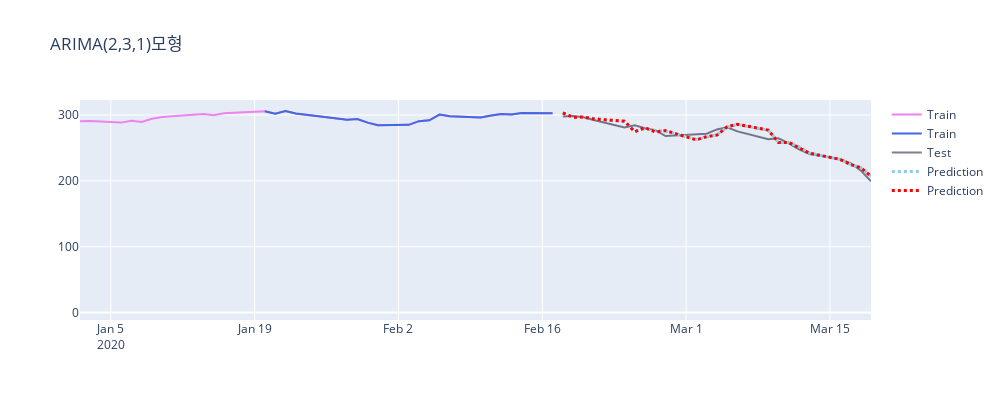

Notebook code for this chart:
### Code cell
## 1월1일부터 학습시킨 모델의 예측 결과와 1월19일부터 학습시킨 모델의 예측결과가 그래프상으로는 두드러지게 나타나지 않았다.
from plotly.subplots import make_subplots
import plotly.graph_objects as go

fig = go.Figure([
    
    # 훈련 데이터(1월 1일부터)------------------------------------------------------------
    go.Scatter(x = train_['KS200'].index, y = np.expm1(train_['KS200']), name = "Train", mode = 'lines'
              ,line=dict(color = 'violet'))
    # 훈련 데이터(1월 19일부터)-----------------------------------------------------------
    , go.Scatter(x = train['KS200'].index, y = np.expm1(train['KS200']), name = "Train", mode = 'lines'
              ,line=dict(color = 'royalblue'))
    # 테스트 데이터-----------------------------------------------------------------------
    , go.Scatter(x = target['KS200'].index, y = np.expm1(target['KS200']), name = "Test", mode = 'lines'
                ,line = dict(color = 'rgba(0,0,30,0.5)'))
    # 예측값(1월 1일 부터 학습)-----------------------------------------------------------
    , go.Scatter(x = target['KS200'].index, y = np.expm1(y_pred_), name = "Prediction", mode = 'lines'
                     ,line = dict(color = 'skyblue', dash = 'dot', width=3))     
        # 예측값(1월 19일 부터 학습)-----------------------------------------------------------
    , go.Scatter(x = target['KS200'].index, y = np.expm1(y_pred), name = "Prediction", mode = 'lines'
                     ,line = dict(color = 'red', dash = 'dot', width=3))            
    
    # 신뢰 구간---------------------------------------------------------
    , go.Scatter(x = target['KS200'].index.tolist() + target['KS200'].index[::-1].tolist() 
                ,y = pred_upper + pred_lower[::-1] ## 상위 신뢰 구간 -> 하위 신뢰 구간 역순으로
                ,fill='toself'
                ,fillcolor='rgba(0,0,30,0.1)'
                ,line=dict(color='rgba(0,0,0,0)')
                ,hoverinfo="skip"
                ,showlegend=False)
])

fig.update_layout(height=400, width=1000, title_text="ARIMA(2,3,1)모형")
fig.show()
